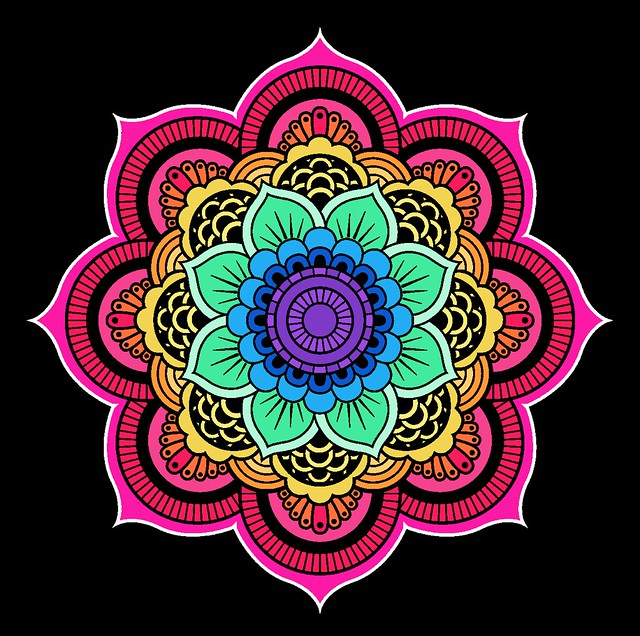
#> input picture color_tracking/mandala.jpg, 640 x 636 px, given in place of the camera
$ python fusion_GoPro_E.py
#> lines starting #> are read from the running program, lines starting #| are printed output that depends on the picture; after the words box and inside, x2 and y2 are one past the last pixel; in counts of white or black regions, pixels touching at a corner belong together
# -*- coding: utf-8 -*-
"""
Created on Wed Dec  8 10:41:31 2021

@author: Falitiana
"""

from __future__ import print_function
import cv2 as cv
import random as rng
import os
rng.seed(12345)

pixel_list =[]
#Gestion des frames de la vidéo
def gestion_frame():

    cap = cv.VideoCapture(0)
    success, frame = cap.read()
#> frame is the input picture: shape (636, 640, 3); mean B, G, R 48.7, 42.6, 65.1
    currentframe = 0

    # créer un dossiers pour stocker les frames s'il n'existe pas
    if not os.path.exists('frames'):
        os.mkdir('frames')
    print(success)
#| True
    while success:
    # Capture frame-by-frame
        success, frame = cap.read()

    # Quitter s'il n'y a plus de frame dans la vidéo
        if not success:
            break

    #cv.imshow("output", frame)
        cv.imwrite('frames/'+str(currentframe)+ '.jpg', frame)  # save frame as JPEG file
        print ("Frame number: ", currentframe)
        calcul_coord(frame)
        print(" ")
      #  if cv.waitKey(10) == 27:
       #     break
        currentframe += 1


    # When everything done, release the capture
    cap.release()
    cv.destroyAllWindows()


def calcul_coord(src):

    # convert the image to grayscale
    gray_image = cv.cvtColor(src, cv.COLOR_BGR2GRAY)
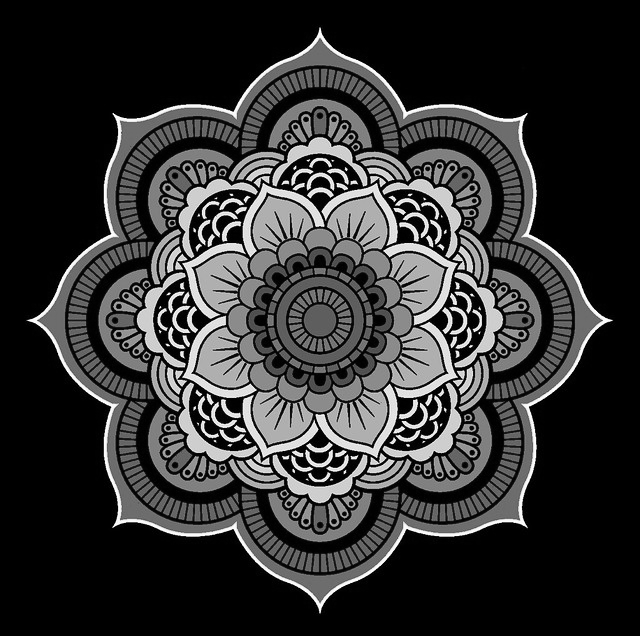
#> gray_image: shape (636, 640); min 0, max 255, mean 50
    gray_image = cv.blur(gray_image, (5,5))
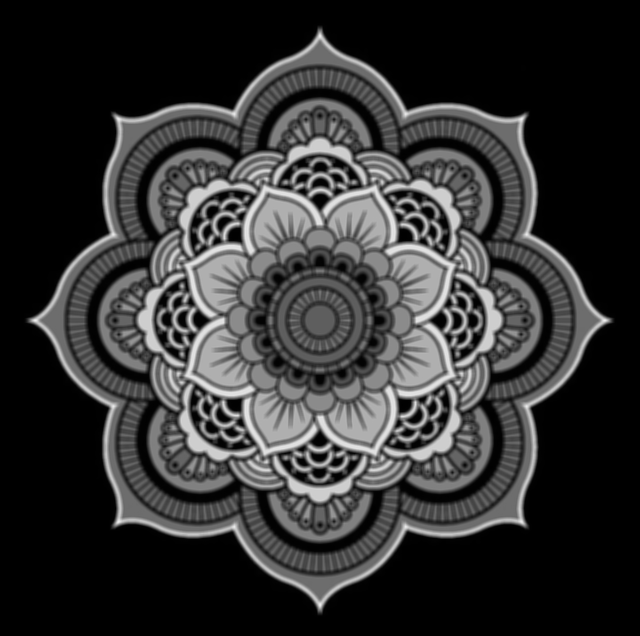
#> gray_image: shape (636, 640); min 0, max 240, mean 50

 #   canny_output = cv.Canny(gray_image, threshold, threshold * 2)
    # convert the grayscale image to binary image
    ret,thresh = cv.threshold(gray_image,127,255,0)
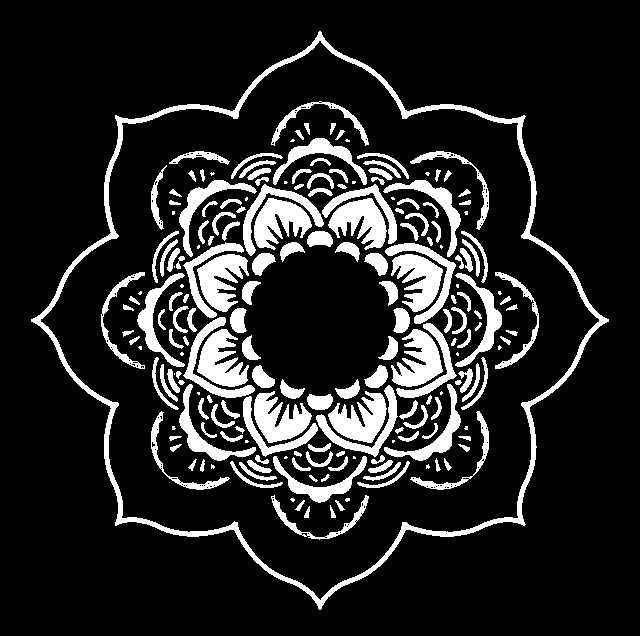
#> thresh: shape (636, 640); 14.8% white; 207 white regions (34 under 20 px)

    # find contours in the binary image
    contours, hierarchy= cv.findContours(thresh,cv.RETR_TREE,cv.CHAIN_APPROX_SIMPLE)#center
#> contours = 344 contours, 176 with area under 20; largest, box (x1, y1, x2, y2) and area: (31, 31, 609, 610) 205935, (40, 40, 600, 601) 197980, (328, 198, 387, 250) 1563, (328, 391, 387, 443) 1552, (254, 391, 312, 443) 1550

 #   contours2, hierarchy2 = cv.findContours(canny_output, cv.RETR_TREE, cv.CHAIN_APPROX_SIMPLE)#contour

   # drawing = np.zeros((canny_output.shape[0], canny_output.shape[1], 3), dtype=np.uint8)

    """
    for i in range(len(contours2)):
        color = (rng.randint(0,256), rng.randint(0,256), rng.randint(0,256))
        cv.drawContours(drawing, contours2, i, color, 2, cv.LINE_8)
    """

    for c in contours:
       # calculate moments for each contour
       M = cv.moments(c)

        # calculate x,y coordinate of center
       cX = int(M["m10"] / M["m00"])
       cY = int(M["m01"] / M["m00"])

     #  cv.circle(src, (cX, cY), 5, (255, 255, 255), -1)
     #  cv.putText(src, "centroid", (cX - 25, cY - 25),cv.FONT_HERSHEY_SIMPLEX, 0.5, (255, 255, 255), 2)

       # display the image
     #  cv.imshow("Image", src)

       pixel_list.clear()
       pixel_list.append([cX,cY])
#> this loop made 128 passes
#> (cX, cY) on passes 1, 2, 3, 4, 5, 6, 7, 8, 9, 10, 11, 13: (319, 319), (319, 319), (306, 512), (332, 512), (339, 505), (299, 505), (346, 499), (292, 499), (319, 519), (325, 537), (336, 533), (304, 533)
#> (c, cX, cY) on passes 12, 14, 15, 16, 18, 19: ([[307, 533], [308, 532], [309, 533], [308, 534]], 308, 533), ([[339, 532], [340, 531], [341, 532], [340, 533]], 340, 532), ([[346, 526], [347, 525], [348, 526], [347, 527]], 347, 526), ([[347, 524], [348, 523], [349, 524], [348, 525]], 348, 524), ([[354, 521], [355, 520], [356, 521], [355, 522]], 355, 521), ([[355, 520], [356, 519], [357, 520], [356, 521]], 356, 520)
#> after the loop, pixel_list = [[290, 390]]

    #Print the coordinates
    print(pixel_list)

#> (the run stopped early here; a loop or call above may not have finished)
